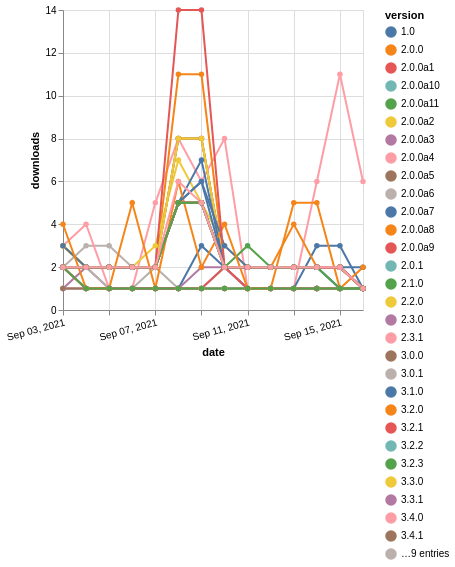

Source (Vega-Lite JSON):
### Vega-Lite specification from a JSON file in a GitHub repository (floating-point values rounded to 4 significant figures; data arrays with more than 128 entries replaced by an {"elided": "..."} marker saying what was removed)
{"$schema": "https://vega.github.io/schema/vega-lite/v5.json", "description": "A simple bar chart with embedded data.", "data": {"values": {"elided": "532 records"}}, "width": "container", "mark": {"type": "line", "point": {"filled": true}}, "encoding": {"x": {"field": "date", "type": "temporal", "timeUnit": "yearmonthdate", "title": "date", "axis": {"labelAngle": -15}}, "y": {"field": "delta", "type": "quantitative", "title": "downloads"}, "color": {"field": "version", "type": "nominal"}, "tooltip": {"field": "delta"}}}
